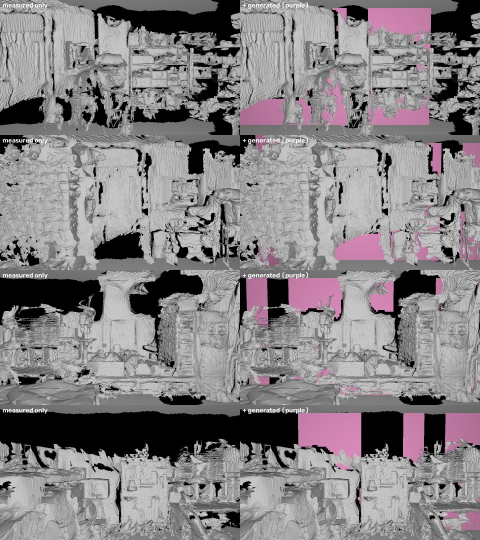
#> input picture scan3d/runs/night_20261127/unseen/v2/unseen_pics_v2.jpg, 960 x 1080 px (shown at 1/2 size)
$ python -i kf_select.py   (imports and definitions only)   (older library calls are emulated)
#> lines starting #> are read from the running program, lines starting #| are printed output that depends on the picture
#> further down, picture is the input picture: shape (1080, 960, 3); mean B, G, R 132.1, 129.6, 133.8
"""kfsel 2026-11-11: keyframe selection rules that the phone can run live (causal, small look-ahead window only).

Inputs per VIO-fed frame, in time order: frame index, frame time t_ns, live VIO pose T_world_cam0 (status tracking),
optionally the image (for sharpness) and the gyro (imu.csv type 4, rad/s).

  interval : every --kf-step-th VIO-fed frame (the old rule, kf_ba.py --kf-from-vio --kf-step 10).
  motion   : a keyframe is due when the camera has moved >= dist_m or rotated >= rot_deg since the LAST KEYFRAME (VIO pose).
             The due frame opens a window of `win` VIO-fed frames (the due frame + win-1 following ones, ~17 ms each at 60 fps);
             when the window is full the best frame in it becomes the keyframe (blur score below) and the next keyframe is measured
             from that frame's pose. The very first tracking frame opens the first window.
  blur score (which frame of the window):
    none : the due frame (win is ignored)
    lap  : highest variance of the Laplacian of the grey image downscaled to 480x270 (INTER_AREA)
    gyro : lowest mean |gyro| (rad/s) over the exposure [t_mid - exp/2 - skew/2, t_mid + exp/2 + skew/2]
  max_gyro (rad/s, 0 = off): frames above it are not taken as keyframe while a better one is in the window (only a ranking key:
    the window still always emits one keyframe so coverage never stalls).
"""
import numpy as np
import cv2


def rot_deg(Ra, Rb):
    return float(np.degrees(np.arccos(np.clip((np.trace(Ra.T @ Rb) - 1) / 2, -1, 1))))


def lap_var(img):
    g = img if img.ndim == 2 else cv2.cvtColor(img, cv2.COLOR_BGR2GRAY)
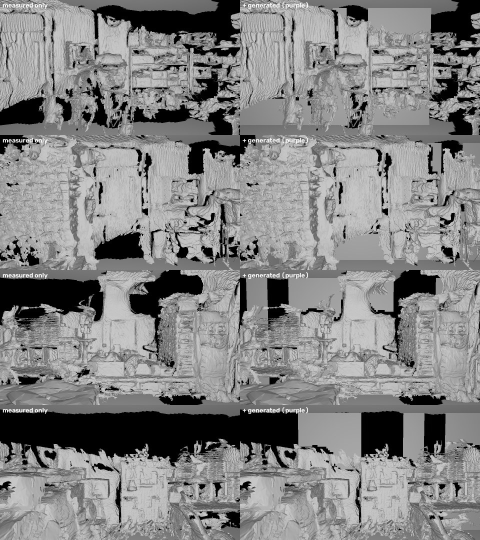
#> g: shape (1080, 960) (shown at 1/2 size); min 0, max 255, mean 131.1
    if g.shape[1] > 480:
        g = cv2.resize(g, (480, int(round(g.shape[0] * 480 / g.shape[1]))), interpolation=cv2.INTER_AREA)
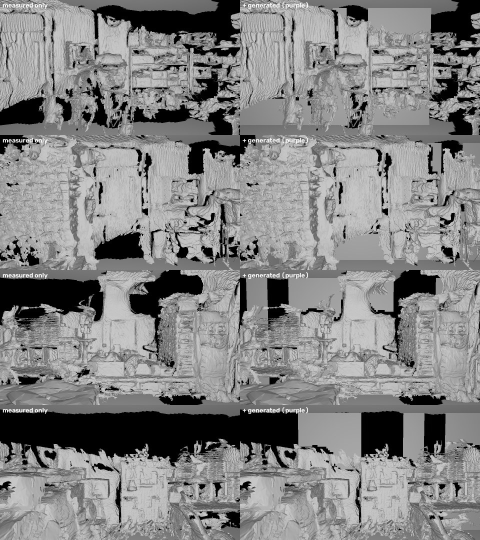
#> g: shape (540, 480); min 0, max 251, mean 131.3
    return float(cv2.Laplacian(g, cv2.CV_32F).var())


class Gyro:
    """mean |omega| over a time window from imu.csv (type 4 rows = gyro rad/s)."""

    # [18 lines left out: functions __init__, rate, not called in this run]


class MotionSelector:
    """feed() VIO-fed frames in time order; it returns a list of (frame, info) keyframes decided by that call.
    Holds at most `win` frames (the phone needs the same small buffer)."""

    # [9 lines left out: functions __init__, due, not called in this run]

    def wants_image(self, T):
        """True when this frame will be in a window (so the caller decodes / scores it)."""
        return bool(self.buf) or self.due(T)

    # [7 lines left out: function feed, not called in this run]

    def flush(self):
        return [self._close()] if self.buf else []

    # [19 lines left out: functions _key, _close, not called in this run]

>>> import cv2
>>> picture = cv2.imread('../../../runs/night_20261127/unseen/v2/unseen_pics_v2.jpg')
>>> result = lap_var(picture)
#> result = 3786.9
